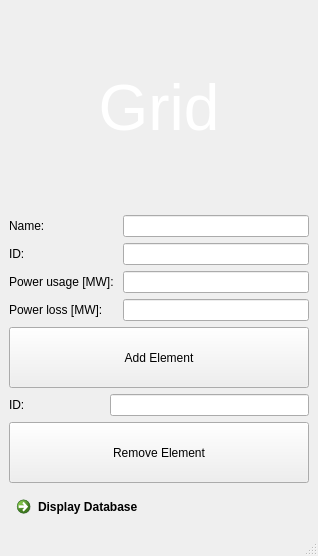
<?xml version="1.0" encoding="UTF-8"?>
<ui version="4.0">
 <class>MainWindow</class>
 <widget class="QMainWindow" name="MainWindow">
  <property name="geometry">
   <rect>
    <x>0</x>
    <y>0</y>
    <width>318</width>
    <height>556</height>
   </rect>
  </property>
  <property name="maximumSize">
   <size>
    <width>450</width>
    <height>16777215</height>
   </size>
  </property>
  <property name="windowTitle">
   <string>MainWindow</string>
  </property>
  <widget class="QWidget" name="centralwidget">
   <layout class="QVBoxLayout" name="verticalLayout">
    <item>
     <widget class="QLabel" name="grid_img">
      <property name="sizePolicy">
       <sizepolicy hsizetype="Expanding" vsizetype="MinimumExpanding">
        <horstretch>0</horstretch>
        <verstretch>0</verstretch>
       </sizepolicy>
      </property>
      <property name="minimumSize">
       <size>
        <width>300</width>
        <height>200</height>
       </size>
      </property>
      <property name="maximumSize">
       <size>
        <width>60000</width>
        <height>16777215</height>
       </size>
      </property>
      <property name="font">
       <font>
        <pointsize>48</pointsize>
       </font>
      </property>
      <property name="styleSheet">
       <string notr="true">background-image: url(:/grid_prefix/tuv-rheinland-power-grid-modelling-and-simulation-ts-515999506.jpg);</string>
      </property>
      <property name="text">
       <string>&lt;html&gt;&lt;head/&gt;&lt;body&gt;&lt;p&gt;&lt;span style=&quot; color:#ffffff;&quot;&gt;Grid&lt;/span&gt;&lt;/p&gt;&lt;/body&gt;&lt;/html&gt;</string>
      </property>
      <property name="alignment">
       <set>Qt::AlignCenter</set>
      </property>
     </widget>
    </item>
    <item>
     <layout class="QFormLayout" name="formLayout">
      <property name="fieldGrowthPolicy">
       <enum>QFormLayout::ExpandingFieldsGrow</enum>
      </property>
      <item row="4" column="1">
       <widget class="QLineEdit" name="PowerUsageLineEdit"/>
      </item>
      <item row="5" column="0">
       <widget class="QLabel" name="powerLossLabel">
        <property name="text">
         <string>Power loss [MW]:</string>
        </property>
       </widget>
      </item>
      <item row="5" column="1">
       <widget class="QLineEdit" name="powerLossLineEdit"/>
      </item>
      <item row="4" column="0">
       <widget class="QLabel" name="PowerUsageLabel">
        <property name="text">
         <string>Power usage [MW]: </string>
        </property>
       </widget>
      </item>
      <item row="3" column="1">
       <widget class="QLineEdit" name="iDLineEditin"/>
      </item>
      <item row="3" column="0">
       <widget class="QLabel" name="iDLabelin">
        <property name="text">
         <string>ID:</string>
        </property>
       </widget>
      </item>
      <item row="2" column="0">
       <widget class="QLabel" name="nameLabel">
        <property name="text">
         <string>Name: </string>
        </property>
       </widget>
      </item>
      <item row="2" column="1">
       <widget class="QLineEdit" name="nameLineEdit"/>
      </item>
     </layout>
    </item>
    <item>
     <widget class="QPushButton" name="add_ele_btn">
      <property name="sizePolicy">
       <sizepolicy hsizetype="Minimum" vsizetype="MinimumExpanding">
        <horstretch>0</horstretch>
        <verstretch>0</verstretch>
       </sizepolicy>
      </property>
      <property name="minimumSize">
       <size>
        <width>0</width>
        <height>30</height>
       </size>
      </property>
      <property name="text">
       <string>Add Element</string>
      </property>
     </widget>
    </item>
    <item>
     <layout class="QFormLayout" name="formLayout_2">
      <item row="0" column="0">
       <widget class="QLabel" name="iDLabel">
        <property name="minimumSize">
         <size>
          <width>95</width>
          <height>0</height>
         </size>
        </property>
        <property name="text">
         <string>ID: </string>
        </property>
       </widget>
      </item>
      <item row="0" column="1">
       <widget class="QLineEdit" name="iDLineEdit"/>
      </item>
     </layout>
    </item>
    <item>
     <widget class="QPushButton" name="rem_ele_btn">
      <property name="sizePolicy">
       <sizepolicy hsizetype="Minimum" vsizetype="MinimumExpanding">
        <horstretch>0</horstretch>
        <verstretch>0</verstretch>
       </sizepolicy>
      </property>
      <property name="minimumSize">
       <size>
        <width>0</width>
        <height>30</height>
       </size>
      </property>
      <property name="text">
       <string>Remove Element</string>
      </property>
     </widget>
    </item>
    <item>
     <widget class="QCommandLinkButton" name="disp_data_btn">
      <property name="text">
       <string>Display Database</string>
      </property>
     </widget>
    </item>
   </layout>
  </widget>
  <widget class="QMenuBar" name="menubar">
   <property name="geometry">
    <rect>
     <x>0</x>
     <y>0</y>
     <width>318</width>
     <height>21</height>
    </rect>
   </property>
  </widget>
  <widget class="QStatusBar" name="statusbar"/>
 </widget>
 <resources>
  <include location="grid_img.qrc"/>
 </resources>
 <connections/>
</ui>
